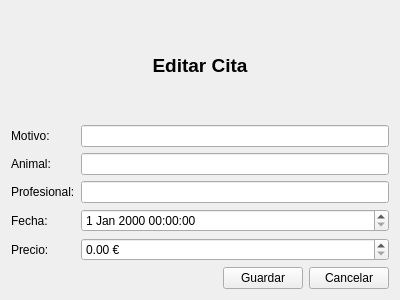
<?xml version="1.0" encoding="UTF-8"?>
<ui version="4.0">
 <class>Form</class>
 <widget class="QWidget" name="Form">
  <property name="geometry">
   <rect>
    <x>0</x>
    <y>0</y>
    <width>400</width>
    <height>300</height>
   </rect>
  </property>
  <property name="windowTitle">
   <string>Detalle de Cita</string>
  </property>
  <layout class="QVBoxLayout" name="verticalLayout">
   <item>
    <widget class="QLabel" name="labelTitulo">
     <property name="font">
      <font>
       <pointsize>14</pointsize>
       <weight>75</weight>
       <bold>true</bold>
      </font>
     </property>
     <property name="text">
      <string>Editar Cita</string>
     </property>
     <property name="alignment">
      <set>Qt::AlignCenter</set>
     </property>
    </widget>
   </item>
   <item>
    <layout class="QFormLayout" name="formLayout">
     <item row="0" column="0">
      <widget class="QLabel" name="label">
       <property name="text">
        <string>Motivo:</string>
       </property>
      </widget>
     </item>
     <item row="0" column="1">
      <widget class="QLineEdit" name="editMotivo"/>
     </item>
     <item row="1" column="0">
      <widget class="QLabel" name="label_2">
       <property name="text">
        <string>Animal:</string>
       </property>
      </widget>
     </item>
     <item row="1" column="1">
      <widget class="QLineEdit" name="editAnimal"/>
     </item>
     <item row="2" column="0">
      <widget class="QLabel" name="label_3">
       <property name="text">
        <string>Profesional:</string>
       </property>
      </widget>
     </item>
     <item row="2" column="1">
      <widget class="QLineEdit" name="editProfesional"/>
     </item>
     <item row="3" column="0">
      <widget class="QLabel" name="label_4">
       <property name="text">
        <string>Fecha:</string>
       </property>
      </widget>
     </item>
     <item row="3" column="1">
      <widget class="QDateTimeEdit" name="editFecha"/>
     </item>
     <item row="4" column="0">
      <widget class="QLabel" name="label_5">
       <property name="text">
        <string>Precio:</string>
       </property>
      </widget>
     </item>
     <item row="4" column="1">
      <widget class="QDoubleSpinBox" name="editPrecio">
       <property name="suffix">
        <string> €</string>
       </property>
       <property name="maximum">
        <double>9999.990000000000236</double>
       </property>
      </widget>
     </item>
    </layout>
   </item>
   <item>
    <layout class="QHBoxLayout" name="horizontalLayout">
     <item>
      <spacer name="horizontalSpacer">
       <property name="orientation">
        <enum>Qt::Horizontal</enum>
       </property>
       <property name="sizeHint" stdset="0">
        <size>
         <width>40</width>
         <height>20</height>
        </size>
       </property>
      </spacer>
     </item>
     <item>
      <widget class="QPushButton" name="btnGuardar">
       <property name="text">
        <string>Guardar</string>
       </property>
      </widget>
     </item>
     <item>
      <widget class="QPushButton" name="btnCancelar">
       <property name="text">
        <string>Cancelar</string>
       </property>
      </widget>
     </item>
    </layout>
   </item>
  </layout>
 </widget>
 <resources/>
 <connections/>
</ui>
